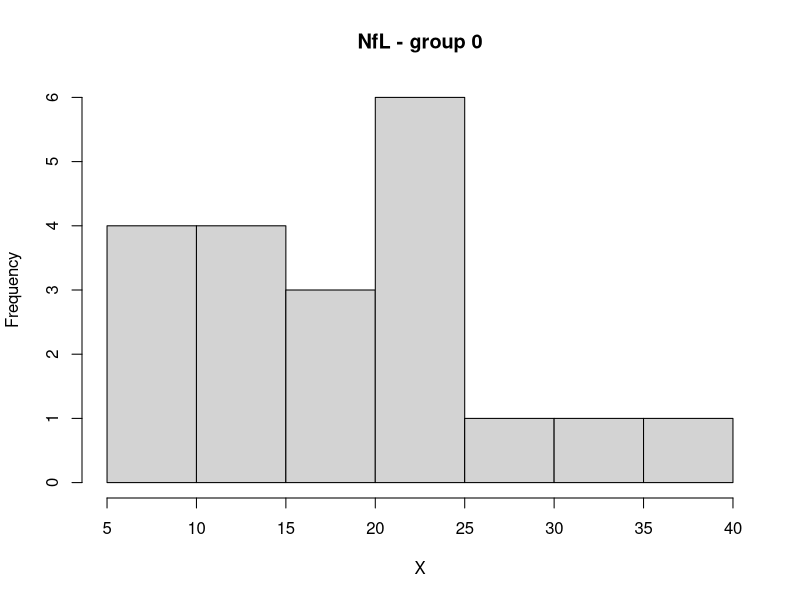
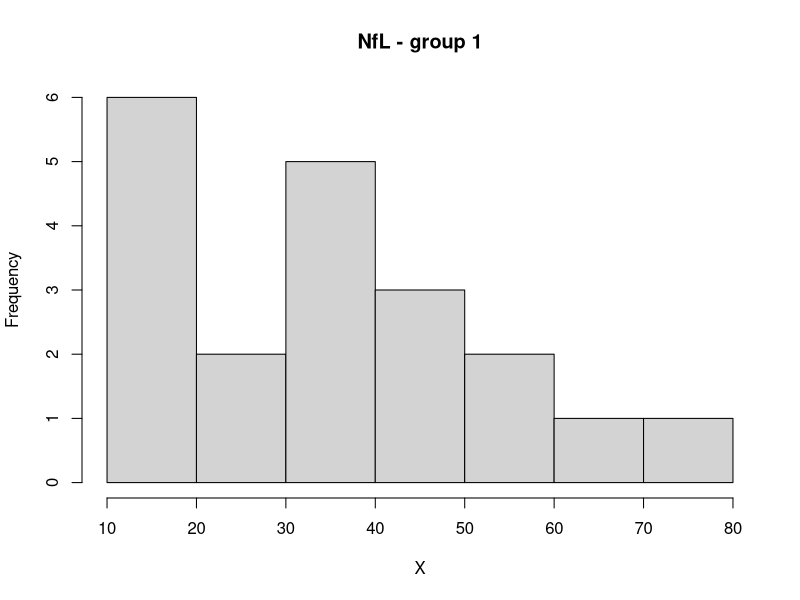
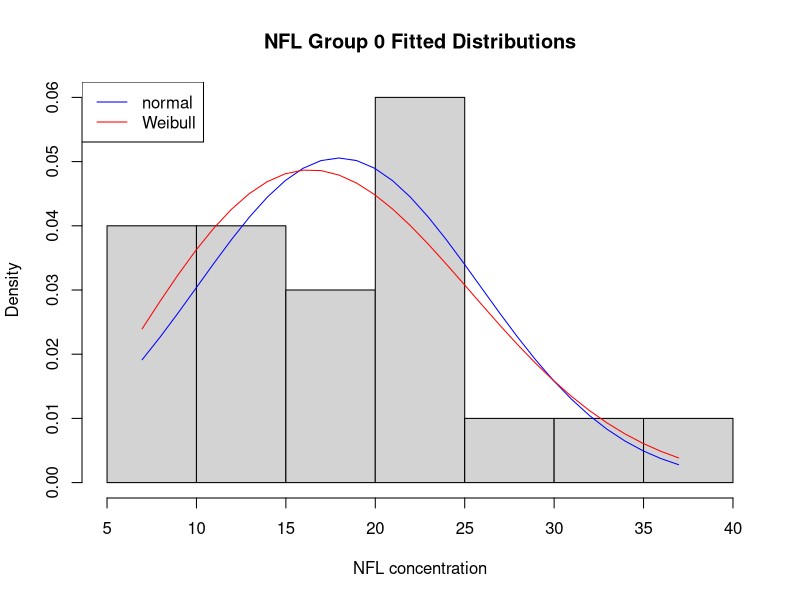
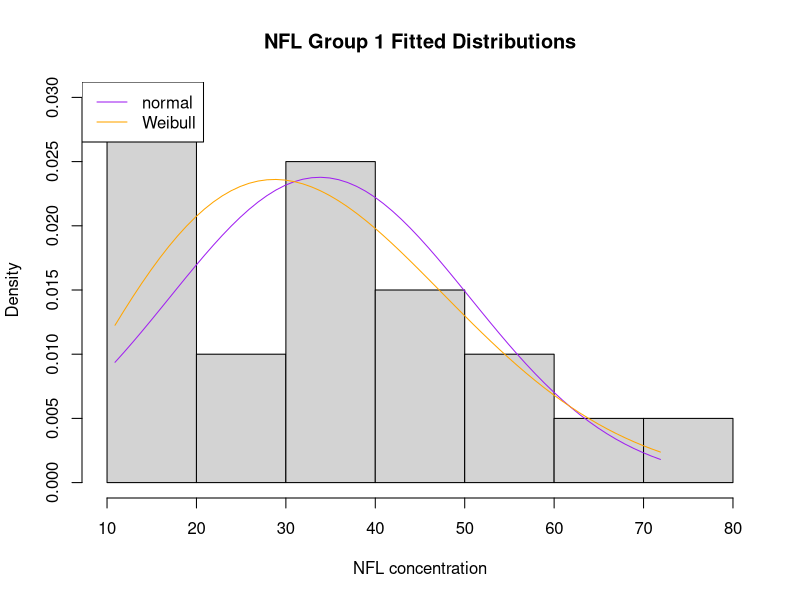
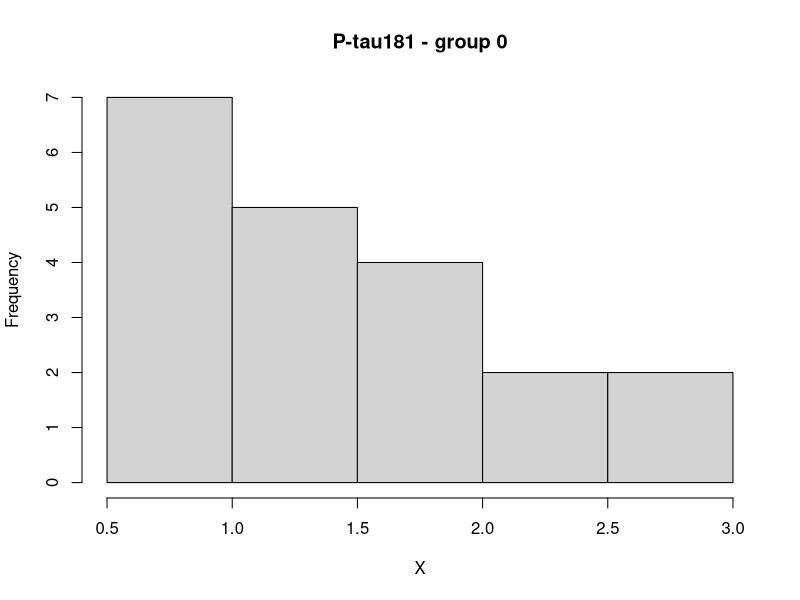
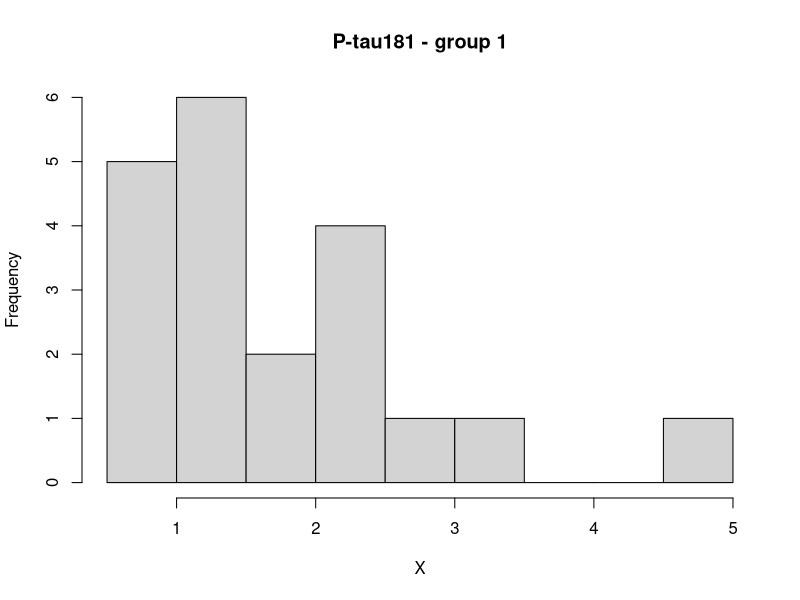
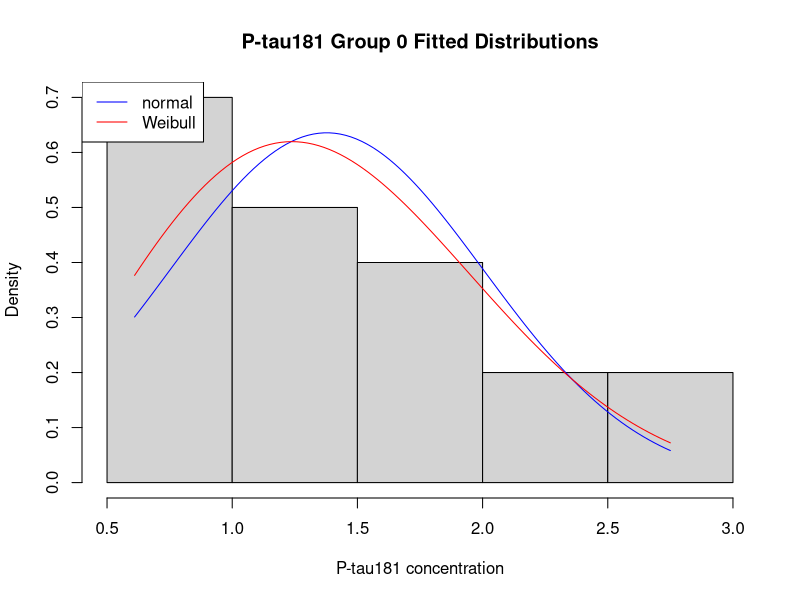
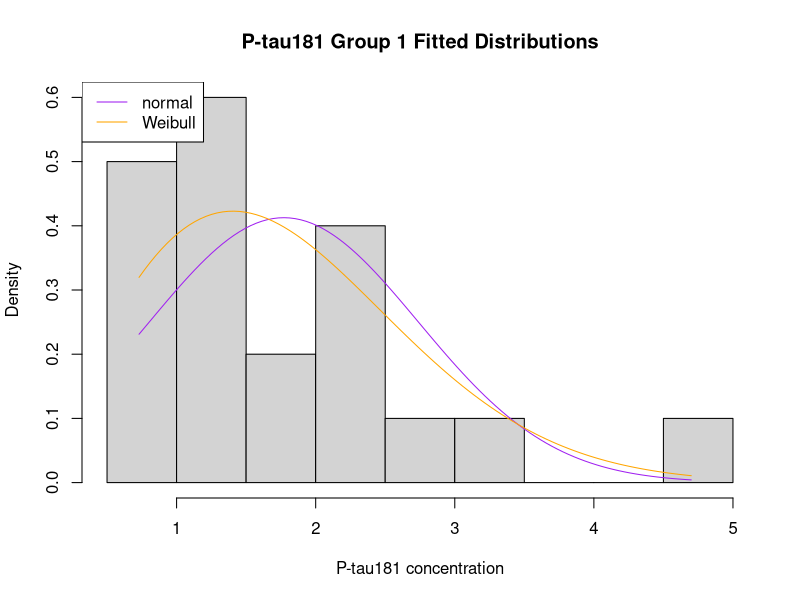

The R source for these figures, in order:
# Install packages
install.packages("tidyverse")
install.packages("car")
install.packages("ggplot2")
install.packages("fitdistrplus")

# Import packages
library(readr)
library(car)
library(dplyr)
library(MASS)
library(tidyverse)
library(ggplot2)
library(fitdistrplus)

data <- read.csv("data/Data_T1.csv")

# Examine data structure
head(data)
summary(data)

NFL_group_0 = data$NFL[data$GROUP == 0]
NFL_group_1 = data$NFL[data$GROUP == 1]

PTAU181_group_0 = data$PTAU181[data$GROUP == 0]
PTAU181_group_1 = data$PTAU181[data$GROUP == 1]


# ------------------------- Visualise NfL -------------------------------------

# Histograms with counts
hist(NFL_group_0, main = "NfL - group 0", xlab = "X")
hist(NFL_group_1, main = "NfL - group 1", xlab = "X")

# Fit the NFL data to the normal distribution
normal_params_0 <- fitdistr(NFL_group_0, "normal")
normal_params_1 <- fitdistr(NFL_group_1, "normal")
normal_params_0      # Added for visualisation
normal_params_1      # Added for visualisation

# Do fitted distributions for group 0 
height_min <- min(NFL_group_0)
height_max <- max(NFL_group_0)
x_pdf <- seq(height_min, height_max, 1)

weibull_params_0 <- fitdistr(NFL_group_0, "weibull")
# Then we sample from the pdfs using the parameter estimates
y_norm <- dnorm(x_pdf,
                mean = normal_params_0$estimate["mean"],
                sd   = normal_params_0$estimate["sd"])

y_weib <- dweibull(x_pdf,
                   shape = weibull_params_0$estimate["shape"],
                   scale = weibull_params_0$estimate["scale"])

# Plot the histogram and lines
hist(NFL_group_0, freq = FALSE, xlab = "NFL concentration", ylab = "Density", main = "NFL Group 0 Fitted Distributions")
lines(x_pdf, y_norm, col="blue")
lines(x_pdf, y_weib, col="red")
legend(x = "topleft", c("normal","Weibull"), col=c("blue","red"), lty = 1, cex = 1)

# Do fitted distributions for group 1 
height_min <- min(NFL_group_1)
height_max <- max(NFL_group_1)
x_pdf <- seq(height_min, height_max, 1)

weibull_params_1 <- fitdistr(NFL_group_1, "weibull")
# Then we sample from the pdfs using the parameter estimates
y_norm <- dnorm(x_pdf, 
                normal_params_1$estimate["mean"], 
                normal_params_1$estimate["sd"])
y_weib <- dweibull(x_pdf, 
                   weibull_params_1$estimate["shape"], 
                   weibull_params_1$estimate["scale"])


# Plot the histogram and lines
hist(NFL_group_1, freq = FALSE, xlab = "NFL concentration", ylab = "Density", main = "NFL Group 1 Fitted Distributions")
lines(x_pdf, y_norm, col="purple")
lines(x_pdf, y_weib, col="orange")
legend(x = "topleft", c("normal","Weibull"), col=c("purple","orange"), lty = 1, cex = 1)


# ------------------------- Visualise P-tau181 --------------------------------

# Histograms with counts
hist(PTAU181_group_0, main = "P-tau181 - group 0", xlab = "X")
hist(PTAU181_group_1, main = "P-tau181 - group 1", xlab = "X")

# Fit the P-tau181 data to the normal distribution
normal_params_0 <- fitdistr(PTAU181_group_0, "normal")
normal_params_1 <- fitdistr(PTAU181_group_1, "normal")
normal_params_0      # Added for visualisation
normal_params_1      # Added for visualisation

# Do fitted distributions for group 0 
height_min <- min(PTAU181_group_0)
height_max <- max(PTAU181_group_0)
x_pdf <- seq(height_min, height_max, length.out = 100)


weibull_params_0 <- fitdistr(PTAU181_group_0, "weibull")
# Then we sample from the pdfs using the parameter estimates
y_norm <- dnorm(x_pdf,
                mean = normal_params_0$estimate["mean"],
                sd   = normal_params_0$estimate["sd"])

y_weib <- dweibull(x_pdf,
                   shape = weibull_params_0$estimate["shape"],
                   scale = weibull_params_0$estimate["scale"])

# Plot the histogram and lines
hist(PTAU181_group_0, freq = FALSE, xlab = "P-tau181 concentration", ylab = "Density", main = "P-tau181 Group 0 Fitted Distributions")
lines(x_pdf, y_norm, col="blue")
lines(x_pdf, y_weib, col="red")
legend(x = "topleft", c("normal","Weibull"), col=c("blue","red"), lty = 1, cex = 1)

# Do fitted distributions for group 1 
height_min <- min(PTAU181_group_1)
height_max <- max(PTAU181_group_1)
x_pdf <- seq(height_min, height_max, length.out = 100)

weibull_params_1 <- fitdist(PTAU181_group_1, "weibull")
# Then we sample from the pdfs using the parameter estimates
y_norm <- dnorm(x_pdf, 
                normal_params_1$estimate["mean"], 
                normal_params_1$estimate["sd"])
y_weib <- dweibull(x_pdf, 
                   weibull_params_1$estimate["shape"], 
                   weibull_params_1$estimate["scale"])


# Plot the histogram and lines
hist(PTAU181_group_1, freq = FALSE, xlab = "P-tau181 concentration", ylab = "Density", main = "P-tau181 Group 1 Fitted Distributions")
lines(x_pdf, y_norm, col="purple")
lines(x_pdf, y_weib, col="orange")
legend(x = "topleft", c("normal","Weibull"), col=c("purple","orange"), lty = 1, cex = 1)


# ----------------- More visualisation of the groups ---------------------------

boxplot(NFL ~ GROUP, data = data, main = "NfL - both groups")
boxplot(PTAU181 ~ GROUP, data = data, main = "P-tau181 - both groups")

qqPlot(data$NFL[data$GROUP == 0], main = "NfL - group 0")
qqPlot(data$NFL[data$GROUP == 1], main = "NfL - group 1")

qqPlot(data$PTAU181[data$GROUP == 0], main = "NfL - group 0")
qqPlot(data$PTAU181[data$GROUP == 1], main = "NfL - group 1")

# ---------------- Statistical analysis ----------------------------------------

# Test for normality
shapiro.test(data$NFL[data$GROUP == 0])
shapiro.test(data$NFL[data$GROUP == 1])
shapiro.test(data$PTAU181[data$GROUP == 0])
shapiro.test(data$PTAU181[data$GROUP == 1])

# T-test for NfL (normal)
var.test(NFL ~ GROUP, data = data)
t.test(NFL ~ GROUP, data = data, var.equal = FALSE) # Welch's t-test bc unequal variances

# Wilcoxon test for P-tau181 (not normal)
wilcox.test(PTAU181 ~ GROUP, data = data)

# Log-transform + t-test for P-tau181
log_PTAU181_group_0 <- log(PTAU181_group_0)
log_PTAU181_group_1 <- log(PTAU181_group_1)

shapiro.test(log_PTAU181_group_0)
shapiro.test(log_PTAU181_group_1)

var.test(log_PTAU181_group_0, log_PTAU181_group_1)
t.test(log_PTAU181_group_0, log_PTAU181_group_1, var.equal = TRUE) # Student's t-test bc equal variances


# --------------- Correlation --------------------------------------------------

# Correlation test. Filter only Group 0 (Control participants)
group0 <- subset(data, GROUP == 0)

# Scatter plot with regression line
ggplot(group0, aes(x = NFL, y = PTAU181)) +
  geom_point(color = "red", size = 3) +
  geom_smooth(method = "lm", se = TRUE, color = "black") +
  labs(
    title = "Correlation between NFL and P-tau181 (Group 0: Control)",
    x = "NFL (pg/mL)",
    y = "P-tau181 (pg/mL)"
  ) +
  theme_minimal(base_size = 14)

# Pearson correlation
cor(group0$NFL, group0$PTAU181, method = "pearson")

# Correlation test. Filter only Group 1 (AD participants)
group1 <- subset(data, GROUP == 1)

# Scatter plot with regression line
ggplot(group1, aes(x = NFL, y = PTAU181)) +
  geom_point(color = "red", size = 3) +
  geom_smooth(method = "lm", se = TRUE, color = "black") +
  labs(
    title = "Correlation between NFL and P-tau181 (Group 1: AD)",
    x = "NFL (pg/mL)",
    y = "P-tau181 (pg/mL)"
  ) +
  theme_minimal(base_size = 14)

# Pearson correlation
cor(group1$NFL, group1$PTAU181, method = "pearson")

# Correlation test. Scatter plot for ALL participants (Group 0 + Group 1 together)
ggplot(data, aes(x = NFL, y = PTAU181)) +
  geom_point(color = "blue", size = 3) +
  geom_smooth(method = "lm", se = TRUE, color = "black") +
  labs(
    title = "Correlation between NFL and P-tau181 (All Participants)",
    x = "NFL (pg/mL)",
    y = "P-tau181 (pg/mL)"
  ) +
  theme_minimal(base_size = 14)

# Pearson correlation across all participants
cor(data$NFL, data$PTAU181, method = "pearson")
